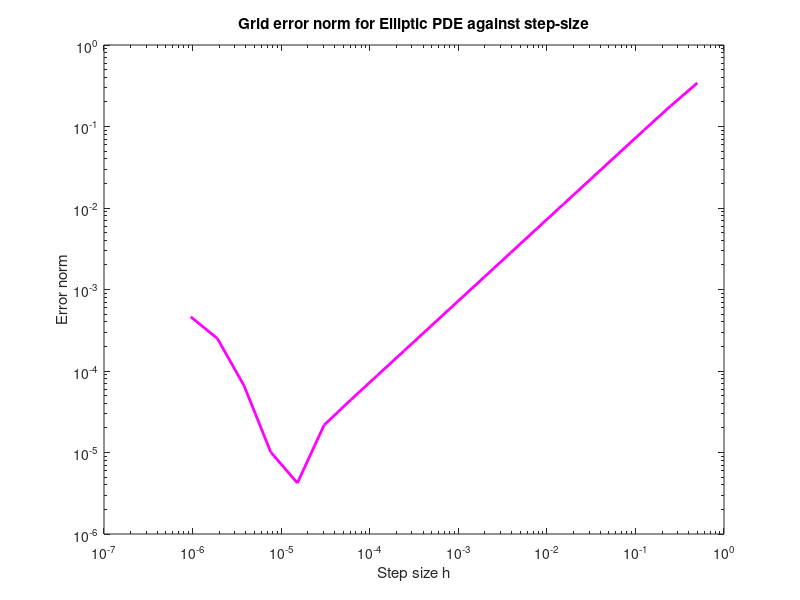

Write MATLAB code to recreate this figure. (Note: this script raises an error after producing the figure.)
% Reads in data
format long;
value = csvread('EllipticError.csv');

% Retrieves h and error values
h = value(1:end,1);
error = value(1:end,2);

% Create plot
figure(1);
loglog(h,error,'m','LineWidth',2);
xlabel('Step size h'); ylabel('Error norm');
title('Grid error norm for Elliptic PDE against step-size');
ax = gca; ax.FontSize = 14; axis tight;


